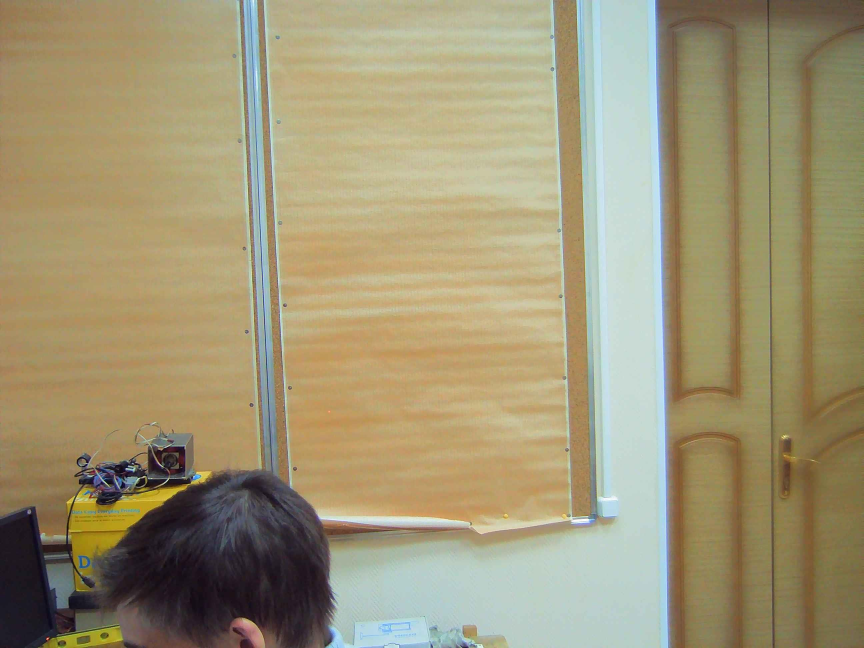
#> input picture sub_project/find_in_image/-50 0 -48 0.jpg, 2592 x 1944 px, given in place of camera, which was not available (shown at 1/3 size)
$ python sliding_window.py
#> lines starting #> are read from the running program, lines starting #| are printed output that depends on the picture; pictures that were not available may be replaced by others from this repository, and a replacement may not be noted
import cv2
import numpy as np

WINDOW_SIZE = (30, 30)


def get_window(image, x, y, windowSize):
	return image[y:y + windowSize[1], x:x + windowSize[0]]

def sliding_window(image, stepSize, windowSize):
	# slide a window across the image
	for y in range(0, image.shape[0], stepSize):
		for x in range(0, image.shape[1], stepSize):
			# yield the current window
			yield (x, y, image[y:y + windowSize[1], x:x + windowSize[0]])
centroid = (0, 0)
color = (255, 0, 0)
if __name__ == "__main__":
	# original = cv2.imread("./img_pos/-2 -158.jpg")
	# img = np.copy(original)
	# img = cv2.GaussianBlur(img,(11,11),0)
	# #img = cv2.medianBlur(img, 5)
	# print(img.shape)
	# # red = img[:, :, 2]
	# # POINTS = []
	cap = cv2.VideoCapture("rtsp://192.168.1.176:5554/camera")
	while True:
		_, original = cap.read()
#> original is the input picture: shape (1944, 2592, 3); mean B, G, R 117.4, 150, 160.1
		#cv2.imshow("original", original)
		img = np.copy(original)
		gray = cv2.cvtColor(original, cv2.COLOR_BGR2GRAY)
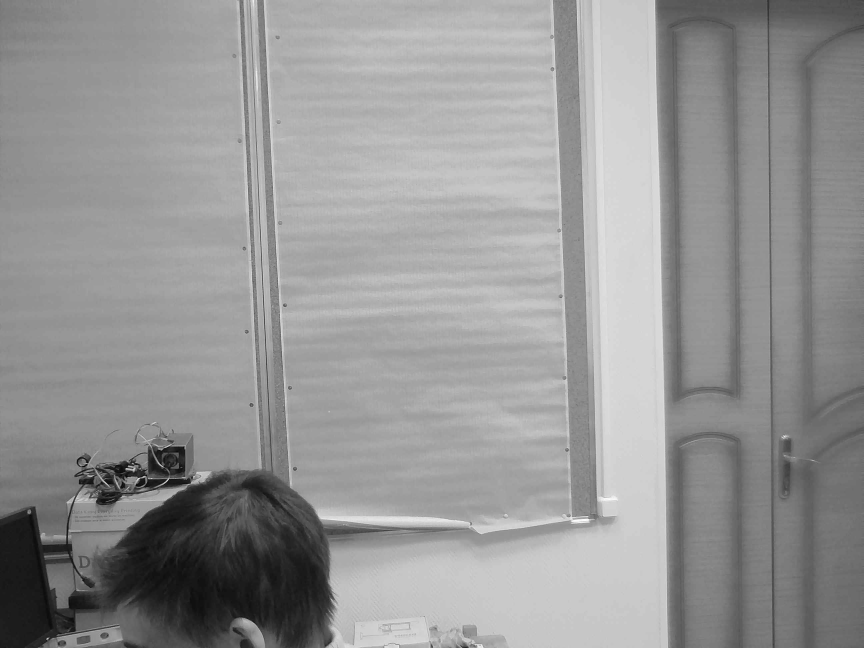
#> gray: shape (1944, 2592) (shown at 1/3 size); min 0, max 255, mean 149.3
		#img = cv2.GaussianBlur(img, (15, 15), 2)
		#img = cv2.medianBlur(img, 7)

		for x, y, win in sliding_window(img, WINDOW_SIZE[0], WINDOW_SIZE):
			red = win[:, :, 2];
			gw = get_window(gray, x ,y, WINDOW_SIZE);
		# параметрическое определение нормального распределения
			mu = red.mean()
			sigma = red.std()
			mu_g = gw.mean();
			sigma_g = gw.std();

			rtable = np.zeros(256, np.uint8)
			identity = np.arange(256, dtype=np.uint8)
			for i in range(int(np.ceil(mu + 3*sigma)), 256):
				rtable[i] = i
			table = np.dstack((identity, identity, rtable))
			cv2.LUT(win, table, win)

			gtable = np.zeros(256, np.uint8)
			for i in range(int(np.ceil(mu_g + 3*sigma_g)), 256):
				gtable[i] = i
			table = np.dstack((identity, identity, gtable))
			cv2.LUT(win, table, win)
#> this loop made 5655 passes
#> (x, mu, sigma, mu_g, sigma_g) on passes 1 to 3: (0, 148.2, 2.84, 125.9, 2.42), (30, 148.9, 2.6, 128.4, 2.24), (60, 150.6, 3.06, 130.8, 1.8)
#> pass 1, `red = win[:, :, 2];`:
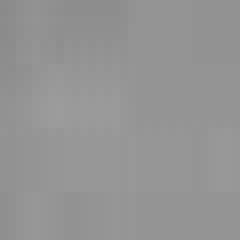
#> red: shape (30, 30) (shown 8 times larger); min 138, max 156, mean 148.2
#> pass 1, `gw = get_window(gray, x ,y, WINDOW_SIZE);`:
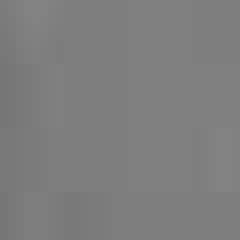
#> gw: shape (30, 30) (shown 8 times larger); min 118, max 131, mean 125.9
	# [6 lines of commented-out code are left out]

		hsv = cv2.cvtColor(img, cv2.COLOR_BGR2HSV)
#> hsv: shape (1944, 2592, 3); mean H, S, V 83.6, 254.7, 151.3
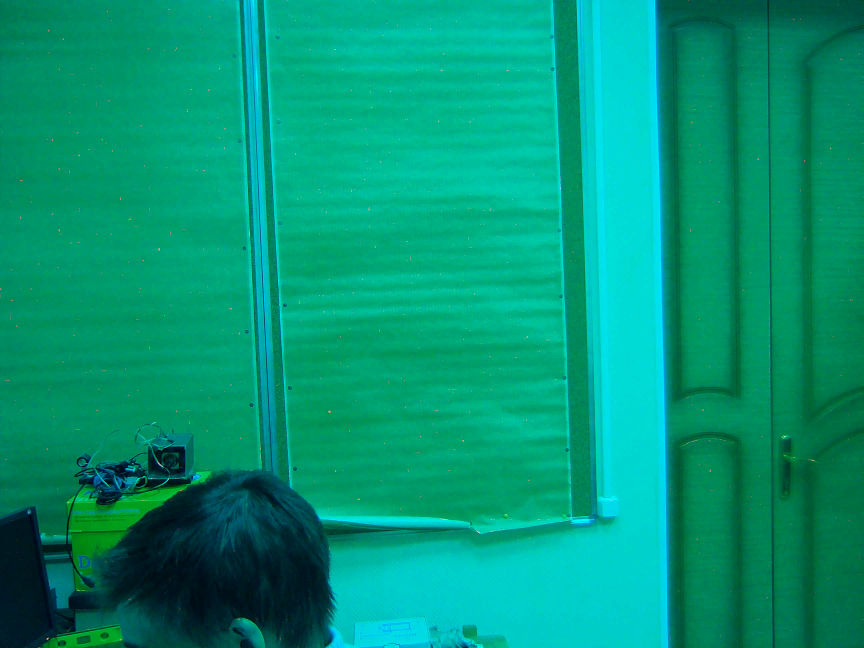
#> img: shape (1944, 2592, 3) (shown at 1/3 size); mean B, G, R 117.4, 150, 0.2
	# [11 lines of commented-out code are left out]
		indx = np.where(hsv[:, :, 0] > 15)
#> indx = 5037835 positions, rows 0 to 1943, columns 0 to 2591
		hsv[indx[0], indx[1], 2] = 0
#> hsv: shape (1944, 2592, 3); mean H, S, V 83.6, 254.7, 0
	# hsv = cv2.LUT(hsv, table)
		bin = hsv[:, :, 2]
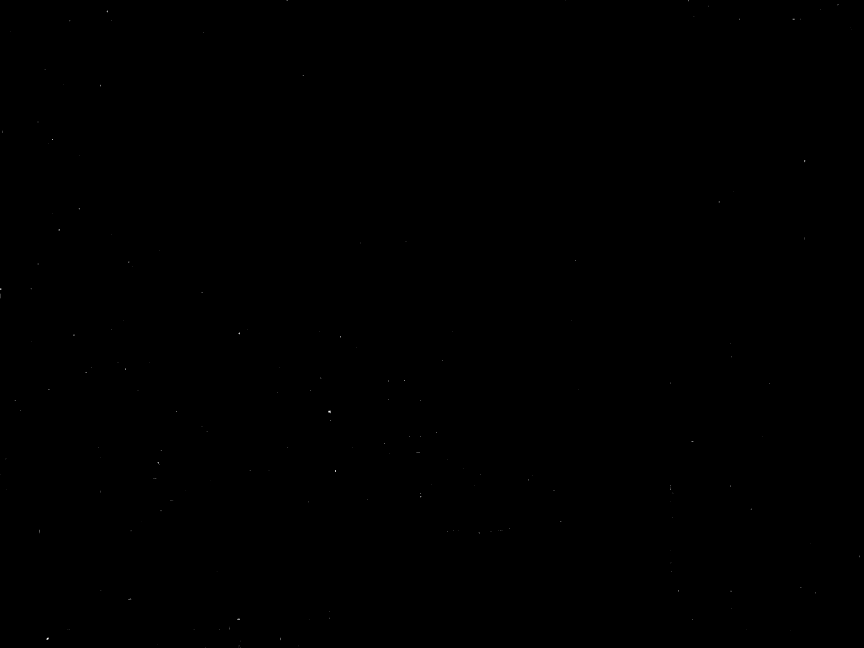
#> bin: shape (1944, 2592) (shown at 1/3 size); min 0, max 255, mean 0
		ret, bin = cv2.threshold(bin, 90, 255, cv2.THRESH_BINARY)
#> bin: shape (1944, 2592); 0.02% white in thin lines or dots
		m = cv2.moments(bin, True)
#> m = moments, m00 875, centre m10/m00, m01/m00 = (1044.8, 1147.6)
		if m['m00'] != 0:
			centroid = (int(m['m10']/m['m00']), int(m['m01']/m['m00']))
#> centroid = (1044, 1147)
			color = (0, 0, 255)
		else:
			color = (255, 0, 0)
		original = cv2.circle(original, centroid, 10, color, cv2.FILLED)
		cv2.imshow("img", cv2.resize(original, (640, 480)))
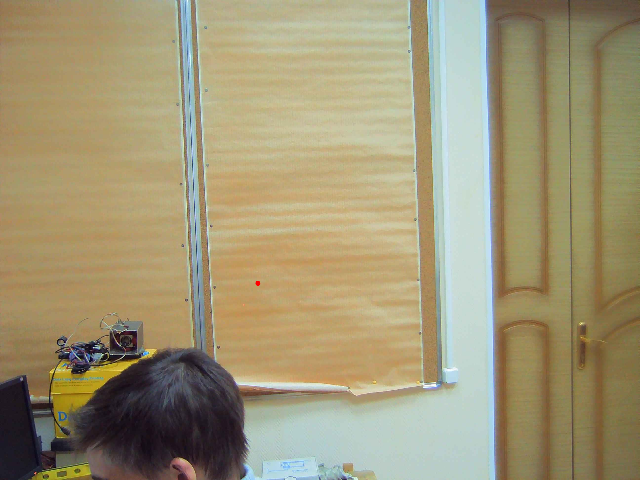
#> window 'img': shape (480, 640, 3); mean B, G, R 117.3, 149.9, 160.1
		cv2.imshow("blur", cv2.resize(bin, (640, 480)))
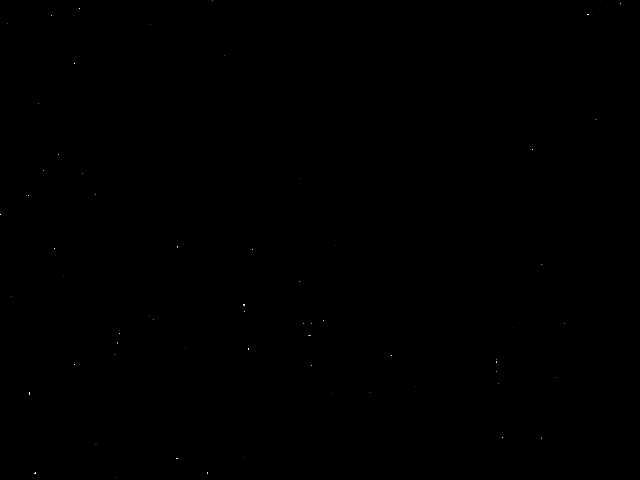
#> window 'blur': shape (480, 640); min 0, max 255, mean 0
		if cv2.waitKey(1) == 27:
#> (key Esc is pressed here)
			break
	#cv2.imwrite("sliding_window_test.bmp", original)
